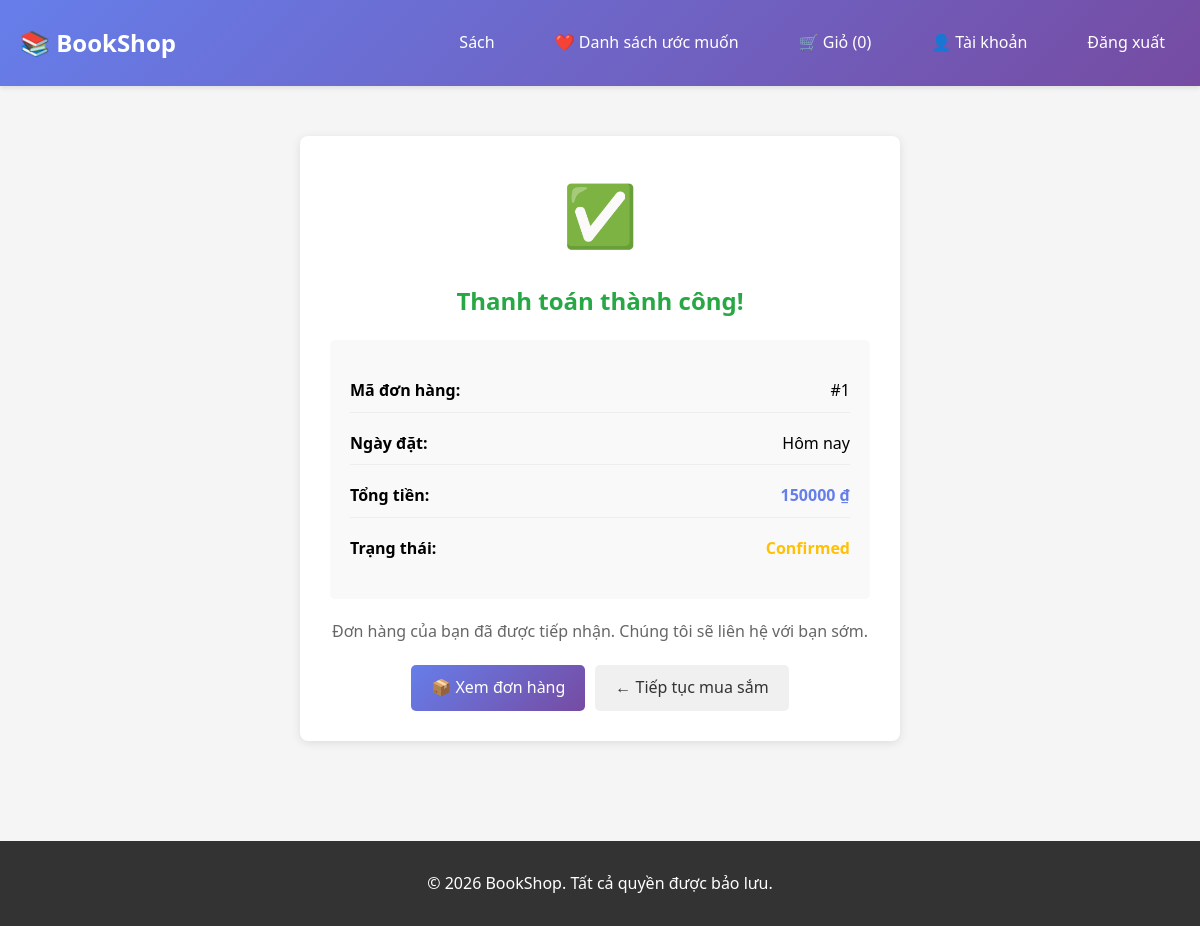
The page /order/confirmation/1/ (signed in) on the database its author committed.
### core/models/order.py (models this page shows, shortened)
class Order(models.Model):
    STATUS_CHOICES = [
        ('pending', 'Pending'),
        ('confirmed', 'Confirmed'),
        ('shipped', 'Shipped'),
        ('delivered', 'Delivered'),
        ('cancelled', 'Cancelled'),
    ]
    id = models.AutoField(primary_key=True)
    customer = models.ForeignKey('Customer', on_delete=models.CASCADE, related_name='orders')
    address = models.ForeignKey('Address', on_delete=models.SET_NULL, null=True, blank=True)
    order_date = models.DateTimeField(auto_now_add=True)
    status = models.CharField(max_length=20, choices=STATUS_CHOICES, default='pending')
    total_price = models.DecimalField(max_digits=12, decimal_places=2)
    changed_at = models.DateTimeField(auto_now=True)
    class Meta:
        app_label = 'core'
        db_table = 'core_order'

### core/views.py (the view)
# urls.py: path('order/confirmation/<int:order_id>/', views.order_confirmation, name='order_confirmation'),
def order_confirmation(request, order_id):
    if 'customer_id' not in request.session:
        return redirect('core:login')
    try:
        order = Order.objects.get(id=order_id)
        customer = Customer.objects.get(id=request.session['customer_id'])
        if order.customer != customer:
            return redirect('core:login')
        context = get_context(request)
        context.update({
            'order': order,
        })
        return render(request, 'core/order_confirmation.html', context)
    except (Order.DoesNotExist, Customer.DoesNotExist):
        return redirect('core:login')

### core/views.py (called while the page is built)
def get_context(request):
    context = {'is_logged_in': 'customer_id' in request.session}
    if 'customer_id' in request.session:
        try:
            customer = Customer.objects.get(id=request.session['customer_id'])
            context['customer'] = customer
            context['cart_count'] = CartItem.objects.filter(
                cart__customer=customer,
                cart__is_active=True
            ).count()
        except Customer.DoesNotExist:
            del request.session['customer_id']
    return context

### core/templates/core/order_confirmation.html (shortened to what this page needs)
{% extends "core/base.html" %}
{% block content %}
<div class="confirmation-box">
    <div class="success-icon">✅</div>
    <h2>Thanh toán thành công!</h2>
    <div class="order-info">
        <div class="info-row">
            <span><strong>Mã đơn hàng:</strong></span>
            <span>#{{ order.id }}</span>
        </div>
        <div class="info-row">
            <span><strong>Ngày đặt:</strong></span>
            <span>{{ order.created_date|default:"Hôm nay" }}</span>
        </div>
        <div class="info-row">
            <span><strong>Tổng tiền:</strong></span>
            <span style="color: #667eea; font-weight: bold;">{{ order.total_price|floatformat:0 }} ₫</span>
        </div>
        <div class="info-row">
            <span><strong>Trạng thái:</strong></span>
            <span style="color: #ffc107; font-weight: bold;">{{ order.get_status_display }}</span>
        </div>
    </div>
    <p style="color: #666; margin: 20px 0;">
        Đơn hàng của bạn đã được tiếp nhận. Chúng tôi sẽ liên hệ với bạn sớm.
    </p>
    <div class="actions">
        <a href="{% url 'core:account_view' %}" class="btn">📦 Xem đơn hàng</a>
        <a href="{% url 'core:book_list' %}" class="btn" style="background: #f0f0f0; color: #333;">← Tiếp tục mua sắm</a>
    </div>
</div>
{% endblock %}

### core/templates/core/base.html (style rules this page uses)
* { margin: 0; padding: 0; box-sizing: border-box; }
body { font-family: 'Segoe UI', Tahoma, Geneva, Verdana, sans-serif; background-color: #f5f5f5; line-height: 1.6; }
button, .btn { background: linear-gradient(135deg, #667eea 0%, #764ba2 100%); color: white; border: none; padding: 10px 20px; border-radius: 5px; cursor: pointer; text-decoration: none; display: inline-block; transition: transform 0.2s, box-shadow 0.2s; }

### core/templates/core/order_confirmation.html (style rules this page uses)
.confirmation-box { max-width: 600px; margin: 30px auto; background: white; padding: 30px; border-radius: 8px; box-shadow: 0 2px 10px rgba(0,0,0,0.1); text-align: center; }
.success-icon { font-size: 60px; margin-bottom: 20px; }
.confirmation-box h2 { color: #28a745; margin-bottom: 20px; }
.order-info { background: #f9f9f9; padding: 20px; border-radius: 5px; margin: 20px 0; text-align: left; }
.info-row { display: flex; justify-content: space-between; margin: 10px 0; padding: 8px 0; border-bottom: 1px solid #eee; }
.info-row:last-child { border-bottom: none; }
.actions { display: flex; gap: 10px; justify-content: center; margin-top: 20px; }
.actions a { padding: 10px 20px; text-decoration: none; border-radius: 5px; transition: all 0.3s; }

### rows shown on the page
Order: id "1", total_price "150000", status "Confirmed"

### other values the page prints
{{ cart_count }} "0"
{{ order.created_date|default:"Hôm nay" }} "Hôm nay"
